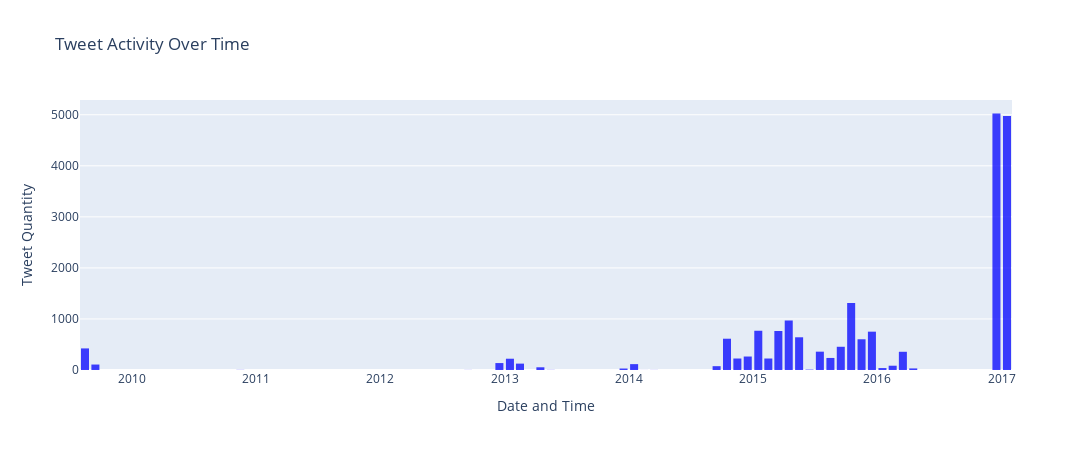

Here is the notebook cell this chart was saved with:
### Code cell
import os
import pandas as pd
import numpy as np
from plotly.offline import download_plotlyjs, init_notebook_mode, plot, iplot
import plotly as py
import plotly.graph_objs as go
from nltk.corpus import stopwords
from string import punctuation
from collections import OrderedDict
import seaborn as sns
import gensim
from gensim import corpora, models, similarities
import logging
import tempfile

init_notebook_mode(connected=True)  # do not miss this line

import warnings
warnings.filterwarnings("ignore")

# Load your mental health tweets dataset
datafile = 'Twitter.csv'  # Replace with the actual file path
tweets = pd.read_csv(datafile)

# Display the first 5 rows of your dataset
print("Number of tweets: ", len(tweets['post_text']))
tweets.head(5)

# Custom stopwords for mental health tweets
custom_stopwords = set(stopwords.words('english') + list(punctuation) + ['rt', 'via', ...])  # Add your custom stopwords

# Convert 'post_created' to datetime
tweets['post_created'] = pd.to_datetime(tweets['post_created'])

# Plot tweet activity over time
trace = go.Histogram(
    x=tweets['post_created'],
    marker=dict(
        color='blue'
    ),
    opacity=0.75
)

layout = go.Layout(
    title='Tweet Activity Over Time',
    height=450,
    width=1200,
    xaxis=dict(
        title='Date and Time'
    ),
    yaxis=dict(
        title='Tweet Quantity'
    ),
    bargap=0.2,
)

data = [trace]

fig = go.Figure(data=data, layout=layout)
py.offline.iplot(fig)

# Preparing a corpus for analysis
corpus = [str(tweet) for tweet in tweets['post_text']]
texts = [[word for word in str(document).lower().split() if word not in custom_stopwords] for document in corpus]

# Create dictionary and corpus
dictionary = corpora.Dictionary(texts)
dictionary.save(os.path.join(tempfile.gettempdir(), 'mental_health.dict'))
corpus = [dictionary.doc2bow(text) for text in texts]
corpora.MmCorpus.serialize(os.path.join(tempfile.gettempdir(), 'mental_health.mm'), corpus)

# TF-IDF transformation
tfidf = models.TfidfModel(corpus)
corpus_tfidf = tfidf[corpus]

# LDA transformation
total_topics = 5  # Adjust the number of topics as needed
lda = models.LdaModel(corpus_tfidf, id2word=dictionary, num_topics=total_topics)
corpus_lda = lda[corpus_tfidf]

# Show first n important words in the topics
lda.show_topics(total_topics, 5)

# Create DataFrame for LDA results
data_lda = {i: OrderedDict(lda.show_topic(i, 25)) for i in range(total_topics)}
df_lda = pd.DataFrame(data_lda).fillna(0).T

# Display the shape and DataFrame
print(df_lda.shape)
print(df_lda)

# Clustermap for LDA results
import matplotlib.pyplot as plt
g = sns.clustermap(df_lda.corr(), center=0, standard_scale=1, cmap="RdBu", metric='cosine', linewidths=.75, figsize=(15, 15))
plt.setp(g.ax_heatmap.yaxis.get_majorticklabels(), rotation=0)
plt.show()

### Figure 1 — Plotly figure (JSON) as saved in the notebook; plotly's stock layout.template omitted (floating-point values rounded to 4 significant figures; data arrays with more than 128 entries replaced by an {"elided": "..."} marker saying what was removed)
{"data": [{"marker": {"color": "blue"}, "opacity": 0.75, "type": "histogram", "x": {"elided": "20000 str values"}}], "layout": {"bargap": 0.2, "height": 450, "title": {"text": "Tweet Activity Over Time"}, "width": 1200, "xaxis": {"title": {"text": "Date and Time"}}, "yaxis": {"title": {"text": "Tweet Quantity"}}}}
